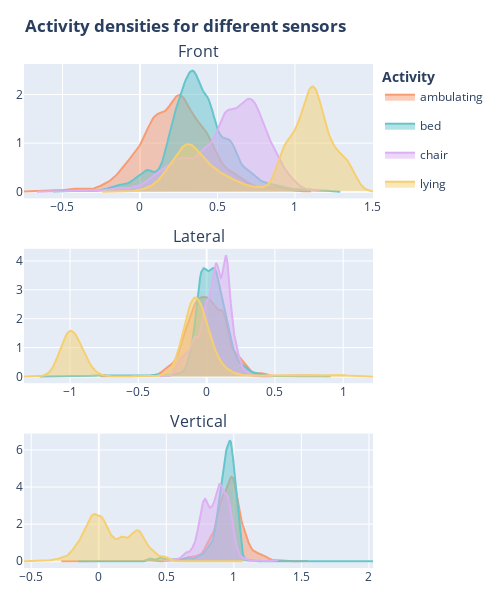

Notebook code cell kept with this figure:
### Markdown cell above
### Activity densities for each sensor

We plot densities again, this time showing each activity for a single sensor.
Again, the legend is interactive and clicking on an activity will
show or hide the density for that activty on all plots.

### Code cell
def plot():
    sensors = ['front', 'lateral', 'vertical']
    activity_labels = sorted(sensor_df['activity_label'].unique())
    fig = make_subplots(
        rows=3, 
        cols=1, 
        vertical_spacing=0.1,
        subplot_titles=[sensor.capitalize() for sensor in sensors])
    

    for activity_label, activity_df in sensor_df.groupby('activity_label'):
        for index, sensor in enumerate(sensors):
            data = activity_df[sensor]
            density = gaussian_kde(data)
            x = np.linspace(data.min(), data.max(), 250)
            y = density(x)
            fig.add_trace(
                go.Scatter(
                    x=x, 
                    y=y, 
                    line_color=ACTIVITY_COLORS[activity_label], 
                    mode='lines', 
                    name=activity_label, 
                    showlegend=index == 0,
                    fill='toself',
                    legendgroup=activity_label),
                row=index + 1, col=1)
    fig.update_layout(
        height=600, 
        width=500,
        margin=dict(l=24, r=24, t=64, b=32),
        legend_title_text='<b>Activity</b>',
        title='<b>Activity densities for different sensors</b>')
    return fig

plot()

### Figure 1 — Plotly figure (JSON) as saved in the notebook; plotly's stock layout.template omitted (floating-point values rounded to 4 significant figures; data arrays with more than 128 entries replaced by an {"elided": "..."} marker saying what was removed)
{"data": [{"fill": "toself", "legendgroup": "ambulating", "line": {"color": "rgb(248, 156, 116)"}, "mode": "lines", "name": "ambulating", "showlegend": true, "type": "scatter", "x": {"elided": "250 float values"}, "xaxis": "x", "y": {"elided": "250 float values"}, "yaxis": "y"}, {"fill": "toself", "legendgroup": "ambulating", "line": {"color": "rgb(248, 156, 116)"}, "mode": "lines", "name": "ambulating", "showlegend": false, "type": "scatter", "x": {"elided": "250 float values"}, "xaxis": "x2", "y": {"elided": "250 float values"}, "yaxis": "y2"}, {"fill": "toself", "legendgroup": "ambulating", "line": {"color": "rgb(248, 156, 116)"}, "mode": "lines", "name": "ambulating", "showlegend": false, "type": "scatter", "x": {"elided": "250 float values"}, "xaxis": "x3", "y": {"elided": "250 float values"}, "yaxis": "y3"}, {"fill": "toself", "legendgroup": "bed", "line": {"color": "rgb(102, 197, 204)"}, "mode": "lines", "name": "bed", "showlegend": true, "type": "scatter", "x": {"elided": "250 float values"}, "xaxis": "x", "y": {"elided": "250 float values"}, "yaxis": "y"}, {"fill": "toself", "legendgroup": "bed", "line": {"color": "rgb(102, 197, 204)"}, "mode": "lines", "name": "bed", "showlegend": false, "type": "scatter", "x": {"elided": "250 float values"}, "xaxis": "x2", "y": {"elided": "250 float values"}, "yaxis": "y2"}, {"fill": "toself", "legendgroup": "bed", "line": {"color": "rgb(102, 197, 204)"}, "mode": "lines", "name": "bed", "showlegend": false, "type": "scatter", "x": {"elided": "250 float values"}, "xaxis": "x3", "y": {"elided": "250 float values"}, "yaxis": "y3"}, {"fill": "toself", "legendgroup": "chair", "line": {"color": "rgb(220, 176, 242)"}, "mode": "lines", "name": "chair", "showlegend": true, "type": "scatter", "x": {"elided": "250 float values"}, "xaxis": "x", "y": {"elided": "250 float values"}, "yaxis": "y"}, {"fill": "toself", "legendgroup": "chair", "line": {"color": "rgb(220, 176, 242)"}, "mode": "lines", "name": "chair", "showlegend": false, "type": "scatter", "x": {"elided": "250 float values"}, "xaxis": "x2", "y": {"elided": "250 float values"}, "yaxis": "y2"}, {"fill": "toself", "legendgroup": "chair", "line": {"color": "rgb(220, 176, 242)"}, "mode": "lines", "name": "chair", "showlegend": false, "type": "scatter", "x": {"elided": "250 float values"}, "xaxis": "x3", "y": {"elided": "250 float values"}, "yaxis": "y3"}, {"fill": "toself", "legendgroup": "lying", "line": {"color": "rgb(246, 207, 113)"}, "mode": "lines", "name": "lying", "showlegend": true, "type": "scatter", "x": {"elided": "250 float values"}, "xaxis": "x", "y": {"elided": "250 float values"}, "yaxis": "y"}, {"fill": "toself", "legendgroup": "lying", "line": {"color": "rgb(246, 207, 113)"}, "mode": "lines", "name": "lying", "showlegend": false, "type": "scatter", "x": {"elided": "250 float values"}, "xaxis": "x2", "y": {"elided": "250 float values"}, "yaxis": "y2"}, {"fill": "toself", "legendgroup": "lying", "line": {"color": "rgb(246, 207, 113)"}, "mode": "lines", "name": "lying", "showlegend": false, "type": "scatter", "x": {"elided": "250 float values"}, "xaxis": "x3", "y": {"elided": "250 float values"}, "yaxis": "y3"}], "layout": {"annotations": [{"font": {"size": 16}, "showarrow": false, "text": "Front", "x": 0.5, "xanchor": "center", "xref": "paper", "y": 1, "yanchor": "bottom", "yref": "paper"}, {"font": {"size": 16}, "showarrow": false, "text": "Lateral", "x": 0.5, "xanchor": "center", "xref": "paper", "y": 0.6333, "yanchor": "bottom", "yref": "paper"}, {"font": {"size": 16}, "showarrow": false, "text": "Vertical", "x": 0.5, "xanchor": "center", "xref": "paper", "y": 0.2667, "yanchor": "bottom", "yref": "paper"}], "height": 600, "legend": {"title": {"text": "<b>Activity</b>"}}, "margin": {"b": 32, "l": 24, "r": 24, "t": 64}, "title": {"text": "<b>Activity densities for different sensors</b>"}, "width": 500, "xaxis": {"anchor": "y", "domain": [0, 1]}, "xaxis2": {"anchor": "y2", "domain": [0, 1]}, "xaxis3": {"anchor": "y3", "domain": [0, 1]}, "yaxis": {"anchor": "x", "domain": [0.7333, 1]}, "yaxis2": {"anchor": "x2", "domain": [0.3667, 0.6333]}, "yaxis3": {"anchor": "x3", "domain": [0, 0.2667]}}}
